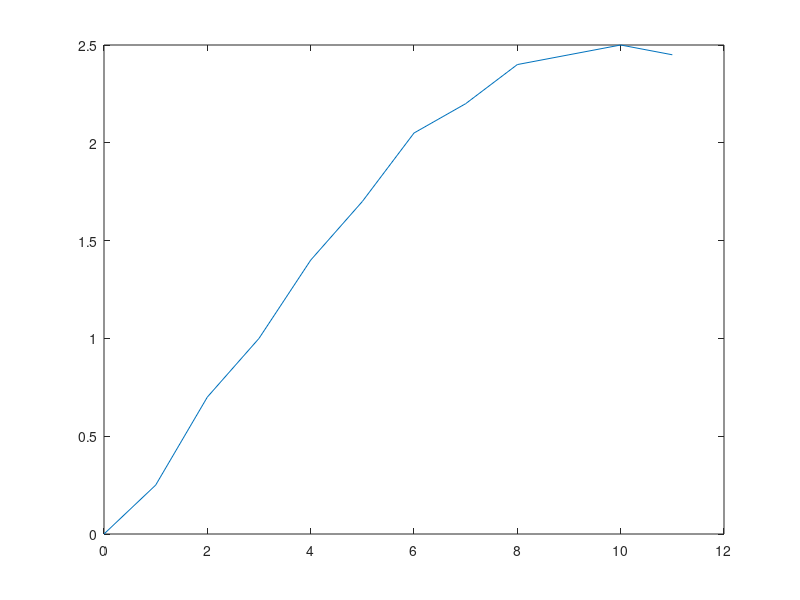

Reproduce this figure in MATLAB. (Note: this script raises an error after producing the figure.)
clear;close all;
s = tf('s');
%% Given Data
Kv = 0.9; Kip = 0.75;
t = (0:1:11)';
T = ([12,12.5,13.4,14,14.8,15.4,16.1,16.4,16.8,16.9,17,16.9]'-12)/2;
plot(t,T);
% Can't see any inverse response, so mostly no zero assume first order plus
% time delay.
%% Model Estimation
[X,RESNORM,RESIDUAL,EXITFLAG] = lsqcurvefit(@resp,[5 2 1],t,T);
K = X(1)*Kv*Kip;
tau1  = X(2);
tau2 = X(3);
Gp = tf(K,conv([tau1 1],[tau2 1]));
%% Part a) IMC
tauc = max(tau1 ,tau2)/2;
Kc = (tau1 +tau2)/(K*tauc);
tauI = tau1 + tau2;
tauD = (tau1*tau2)/(tau1 + tau2);
Gc_imc = Kc*(1+1/(tauI*s)+tauD*s);
%% Part b) ITAE (setpoint)
% FOPTD approximation
D = tau2/2;
tau = tau1 + tau2/2;
% Use tables
AP = 0.965;
BP = -0.85;
Kc_b = AP*(D/tau)^BP/K;
AI = 0.796;
BI = -0.1465;
tauI_b = tau/(AI + BI*(D/tau));
AD = 0.308;
BD = 0.929;
tauD_b = AD*(D/tau)^BD*tau;
Gc_b = Kc_b*(1+1/(tauI_b*s)+tauD_b*s);
%% Part c) ITAE (disturbance)
AP = 1.357;
BP = -0.947;
Kc_c = AP*(D/tau)^BP/K;
AI = 0.842;
BI = -0.738;
tauI_c = tauI/(AI*(D/tau)^BI);
AD = 0.381;
BD = 0.995;
tauD_c = AD*(D/tau)^BD*tau;
Gc_c = Kc_c*(1+1/(tauI_c*s)+tauD_c*s);
%% Function to give step response for lsqcurvefit
function Y = resp(params,tvec)
    K = params(1);
    tau = params(2);
    tau2 = params(3);
    Gp = tf(K,conv([tau 1],[tau2 1]));
    Y = step(Gp,tvec);
end